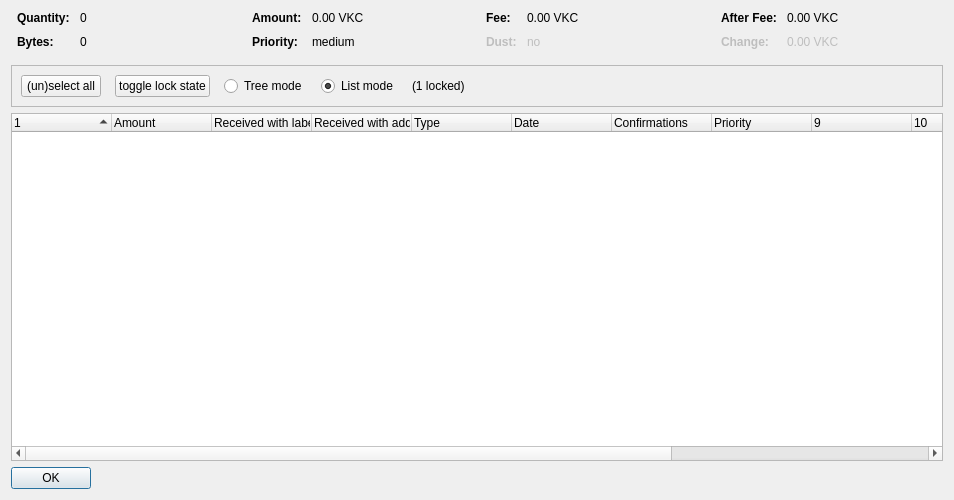
<?xml version="1.0" encoding="UTF-8"?>
<ui version="4.0">
 <class>CoinControlDialog</class>
 <widget class="QDialog" name="CoinControlDialog">
  <property name="geometry">
   <rect>
    <x>0</x>
    <y>0</y>
    <width>954</width>
    <height>500</height>
   </rect>
  </property>
  <property name="windowTitle">
   <string>Coin Selection</string>
  </property>
  <layout class="QVBoxLayout" name="verticalLayout">
   <item>
    <layout class="QHBoxLayout" name="horizontalLayoutTop" stretch="0,0,0,0">
     <property name="topMargin">
      <number>0</number>
     </property>
     <property name="bottomMargin">
      <number>10</number>
     </property>
     <item>
      <layout class="QFormLayout" name="formLayoutCoinControl1">
       <property name="horizontalSpacing">
        <number>10</number>
       </property>
       <property name="verticalSpacing">
        <number>10</number>
       </property>
       <property name="leftMargin">
        <number>6</number>
       </property>
       <property name="rightMargin">
        <number>6</number>
       </property>
       <item row="0" column="0">
        <widget class="QLabel" name="labelCoinControlQuantityText">
         <property name="font">
          <font>
           <weight>75</weight>
           <bold>true</bold>
          </font>
         </property>
         <property name="text">
          <string>Quantity:</string>
         </property>
        </widget>
       </item>
       <item row="0" column="1">
        <widget class="QLabel" name="labelCoinControlQuantity">
         <property name="cursor">
          <cursorShape>IBeamCursor</cursorShape>
         </property>
         <property name="contextMenuPolicy">
          <enum>Qt::ActionsContextMenu</enum>
         </property>
         <property name="text">
          <string notr="true">0</string>
         </property>
         <property name="textInteractionFlags">
          <set>Qt::LinksAccessibleByMouse|Qt::TextSelectableByKeyboard|Qt::TextSelectableByMouse</set>
         </property>
        </widget>
       </item>
       <item row="1" column="0">
        <widget class="QLabel" name="labelCoinControlBytesText">
         <property name="font">
          <font>
           <weight>75</weight>
           <bold>true</bold>
          </font>
         </property>
         <property name="text">
          <string>Bytes:</string>
         </property>
        </widget>
       </item>
       <item row="1" column="1">
        <widget class="QLabel" name="labelCoinControlBytes">
         <property name="cursor">
          <cursorShape>IBeamCursor</cursorShape>
         </property>
         <property name="contextMenuPolicy">
          <enum>Qt::ActionsContextMenu</enum>
         </property>
         <property name="text">
          <string notr="true">0</string>
         </property>
         <property name="textInteractionFlags">
          <set>Qt::LinksAccessibleByMouse|Qt::TextSelectableByKeyboard|Qt::TextSelectableByMouse</set>
         </property>
        </widget>
       </item>
      </layout>
     </item>
     <item>
      <layout class="QFormLayout" name="formLayoutCoinControl2">
       <property name="horizontalSpacing">
        <number>10</number>
       </property>
       <property name="verticalSpacing">
        <number>10</number>
       </property>
       <property name="leftMargin">
        <number>6</number>
       </property>
       <property name="rightMargin">
        <number>6</number>
       </property>
       <item row="0" column="0">
        <widget class="QLabel" name="labelCoinControlAmountText">
         <property name="font">
          <font>
           <weight>75</weight>
           <bold>true</bold>
          </font>
         </property>
         <property name="text">
          <string>Amount:</string>
         </property>
        </widget>
       </item>
       <item row="0" column="1">
        <widget class="QLabel" name="labelCoinControlAmount">
         <property name="cursor">
          <cursorShape>IBeamCursor</cursorShape>
         </property>
         <property name="contextMenuPolicy">
          <enum>Qt::ActionsContextMenu</enum>
         </property>
         <property name="text">
          <string notr="true">0.00 VKC</string>
         </property>
         <property name="textInteractionFlags">
          <set>Qt::LinksAccessibleByMouse|Qt::TextSelectableByKeyboard|Qt::TextSelectableByMouse</set>
         </property>
        </widget>
       </item>
       <item row="1" column="0">
        <widget class="QLabel" name="labelCoinControlPriorityText">
         <property name="font">
          <font>
           <weight>75</weight>
           <bold>true</bold>
          </font>
         </property>
         <property name="text">
          <string>Priority:</string>
         </property>
        </widget>
       </item>
       <item row="1" column="1">
        <widget class="QLabel" name="labelCoinControlPriority">
         <property name="cursor">
          <cursorShape>IBeamCursor</cursorShape>
         </property>
         <property name="contextMenuPolicy">
          <enum>Qt::ActionsContextMenu</enum>
         </property>
         <property name="text">
          <string>medium</string>
         </property>
         <property name="textInteractionFlags">
          <set>Qt::LinksAccessibleByMouse|Qt::TextSelectableByKeyboard|Qt::TextSelectableByMouse</set>
         </property>
        </widget>
       </item>
      </layout>
     </item>
     <item>
      <layout class="QFormLayout" name="formLayoutCoinControl3">
       <property name="horizontalSpacing">
        <number>10</number>
       </property>
       <property name="verticalSpacing">
        <number>10</number>
       </property>
       <property name="leftMargin">
        <number>6</number>
       </property>
       <property name="rightMargin">
        <number>6</number>
       </property>
       <item row="0" column="0">
        <widget class="QLabel" name="labelCoinControlFeeText">
         <property name="font">
          <font>
           <weight>75</weight>
           <bold>true</bold>
          </font>
         </property>
         <property name="text">
          <string>Fee:</string>
         </property>
        </widget>
       </item>
       <item row="0" column="1">
        <widget class="QLabel" name="labelCoinControlFee">
         <property name="cursor">
          <cursorShape>IBeamCursor</cursorShape>
         </property>
         <property name="contextMenuPolicy">
          <enum>Qt::ActionsContextMenu</enum>
         </property>
         <property name="text">
          <string notr="true">0.00 VKC</string>
         </property>
         <property name="textInteractionFlags">
          <set>Qt::LinksAccessibleByMouse|Qt::TextSelectableByKeyboard|Qt::TextSelectableByMouse</set>
         </property>
        </widget>
       </item>
       <item row="1" column="0">
        <widget class="QLabel" name="labelCoinControlLowOutputText">
         <property name="enabled">
          <bool>false</bool>
         </property>
         <property name="font">
          <font>
           <weight>75</weight>
           <bold>true</bold>
          </font>
         </property>
         <property name="text">
          <string>Dust:</string>
         </property>
        </widget>
       </item>
       <item row="1" column="1">
        <widget class="QLabel" name="labelCoinControlLowOutput">
         <property name="enabled">
          <bool>false</bool>
         </property>
         <property name="cursor">
          <cursorShape>IBeamCursor</cursorShape>
         </property>
         <property name="contextMenuPolicy">
          <enum>Qt::ActionsContextMenu</enum>
         </property>
         <property name="text">
          <string>no</string>
         </property>
         <property name="textInteractionFlags">
          <set>Qt::LinksAccessibleByMouse|Qt::TextSelectableByKeyboard|Qt::TextSelectableByMouse</set>
         </property>
        </widget>
       </item>
      </layout>
     </item>
     <item>
      <layout class="QFormLayout" name="formLayoutCoinControl4">
       <property name="horizontalSpacing">
        <number>10</number>
       </property>
       <property name="verticalSpacing">
        <number>10</number>
       </property>
       <property name="leftMargin">
        <number>6</number>
       </property>
       <property name="rightMargin">
        <number>6</number>
       </property>
       <item row="0" column="0">
        <widget class="QLabel" name="labelCoinControlAfterFeeText">
         <property name="font">
          <font>
           <weight>75</weight>
           <bold>true</bold>
          </font>
         </property>
         <property name="text">
          <string>After Fee:</string>
         </property>
        </widget>
       </item>
       <item row="0" column="1">
        <widget class="QLabel" name="labelCoinControlAfterFee">
         <property name="cursor">
          <cursorShape>IBeamCursor</cursorShape>
         </property>
         <property name="contextMenuPolicy">
          <enum>Qt::ActionsContextMenu</enum>
         </property>
         <property name="text">
          <string notr="true">0.00 VKC</string>
         </property>
         <property name="textInteractionFlags">
          <set>Qt::LinksAccessibleByMouse|Qt::TextSelectableByKeyboard|Qt::TextSelectableByMouse</set>
         </property>
        </widget>
       </item>
       <item row="1" column="0">
        <widget class="QLabel" name="labelCoinControlChangeText">
         <property name="enabled">
          <bool>false</bool>
         </property>
         <property name="font">
          <font>
           <weight>75</weight>
           <bold>true</bold>
          </font>
         </property>
         <property name="text">
          <string>Change:</string>
         </property>
        </widget>
       </item>
       <item row="1" column="1">
        <widget class="QLabel" name="labelCoinControlChange">
         <property name="enabled">
          <bool>false</bool>
         </property>
         <property name="cursor">
          <cursorShape>IBeamCursor</cursorShape>
         </property>
         <property name="contextMenuPolicy">
          <enum>Qt::ActionsContextMenu</enum>
         </property>
         <property name="text">
          <string notr="true">0.00 VKC</string>
         </property>
         <property name="textInteractionFlags">
          <set>Qt::LinksAccessibleByMouse|Qt::TextSelectableByKeyboard|Qt::TextSelectableByMouse</set>
         </property>
        </widget>
       </item>
      </layout>
     </item>
    </layout>
   </item>
   <item>
    <widget class="QFrame" name="frame">
     <property name="minimumSize">
      <size>
       <width>0</width>
       <height>40</height>
      </size>
     </property>
     <property name="frameShape">
      <enum>QFrame::StyledPanel</enum>
     </property>
     <property name="frameShadow">
      <enum>QFrame::Sunken</enum>
     </property>
     <layout class="QHBoxLayout" name="horizontalLayout">
      <item>
       <layout class="QHBoxLayout" name="horizontalLayoutPanel" stretch="0,0,0,0,0,0">
        <property name="spacing">
         <number>14</number>
        </property>
        <item>
         <widget class="QPushButton" name="pushButtonSelectAll">
          <property name="sizePolicy">
           <sizepolicy hsizetype="Maximum" vsizetype="Fixed">
            <horstretch>0</horstretch>
            <verstretch>0</verstretch>
           </sizepolicy>
          </property>
          <property name="text">
           <string>(un)select all</string>
          </property>
          <property name="autoDefault">
           <bool>false</bool>
          </property>
         </widget>
        </item>
        <item>
         <widget class="QPushButton" name="pushButtonToggleLock">
          <property name="sizePolicy">
           <sizepolicy hsizetype="Maximum" vsizetype="Fixed">
            <horstretch>0</horstretch>
            <verstretch>0</verstretch>
           </sizepolicy>
          </property>
          <property name="text">
           <string>toggle lock state</string>
          </property>
          <property name="autoDefault">
           <bool>false</bool>
          </property>
         </widget>
        </item>
        <item>
         <widget class="QRadioButton" name="radioTreeMode">
          <property name="sizePolicy">
           <sizepolicy hsizetype="Maximum" vsizetype="Fixed">
            <horstretch>0</horstretch>
            <verstretch>0</verstretch>
           </sizepolicy>
          </property>
          <property name="text">
           <string>Tree mode</string>
          </property>
         </widget>
        </item>
        <item>
         <widget class="QRadioButton" name="radioListMode">
          <property name="sizePolicy">
           <sizepolicy hsizetype="Maximum" vsizetype="Fixed">
            <horstretch>0</horstretch>
            <verstretch>0</verstretch>
           </sizepolicy>
          </property>
          <property name="text">
           <string>List mode</string>
          </property>
          <property name="checked">
           <bool>true</bool>
          </property>
         </widget>
        </item>
        <item>
         <widget class="QLabel" name="labelLocked">
          <property name="text">
           <string>(1 locked)</string>
          </property>
         </widget>
        </item>
        <item>
         <spacer name="horizontalSpacer">
          <property name="orientation">
           <enum>Qt::Horizontal</enum>
          </property>
          <property name="sizeHint" stdset="0">
           <size>
            <width>40</width>
            <height>20</height>
           </size>
          </property>
         </spacer>
        </item>
       </layout>
      </item>
     </layout>
    </widget>
   </item>
   <item>
    <widget class="CoinControlTreeWidget" name="treeWidget">
     <property name="contextMenuPolicy">
      <enum>Qt::CustomContextMenu</enum>
     </property>
     <property name="sortingEnabled">
      <bool>false</bool>
     </property>
     <property name="columnCount">
      <number>13</number>
     </property>
     <attribute name="headerShowSortIndicator" stdset="0">
      <bool>true</bool>
     </attribute>
     <attribute name="headerStretchLastSection">
      <bool>false</bool>
     </attribute>
     <column>
      <property name="text">
       <string/>
      </property>
     </column>
     <column>
      <property name="text">
       <string>Amount</string>
      </property>
     </column>
     <column>
      <property name="text">
       <string>Received with label</string>
      </property>
     </column>
     <column>
      <property name="text">
       <string>Received with address</string>
      </property>
     </column>
     <column>
      <property name="text">
	<string>Type</string>
      </property>
     </column>
     <column>
      <property name="text">
       <string>Date</string>
      </property>
     </column>
     <column>
      <property name="text">
       <string>Confirmations</string>
      </property>
      <property name="toolTip">
       <string>Confirmed</string>
      </property>
     </column>
     <column>
      <property name="text">
       <string>Priority</string>
      </property>
     </column>
     <column>
      <property name="text">
       <string/>
      </property>
     </column>
     <column>
      <property name="text">
       <string/>
      </property>
     </column>
     <column>
      <property name="text">
       <string/>
      </property>
     </column>
     <column>
      <property name="text">
       <string/>
      </property>
     </column>
     <column>
      <property name="text">
       <string/>
      </property>
     </column>
    </widget>
   </item>
   <item>
    <widget class="QDialogButtonBox" name="buttonBox">
     <property name="sizePolicy">
      <sizepolicy hsizetype="Maximum" vsizetype="Fixed">
       <horstretch>0</horstretch>
       <verstretch>0</verstretch>
      </sizepolicy>
     </property>
     <property name="orientation">
      <enum>Qt::Horizontal</enum>
     </property>
     <property name="standardButtons">
      <set>QDialogButtonBox::Ok</set>
     </property>
    </widget>
   </item>
  </layout>
 </widget>
 <customwidgets>
  <customwidget>
   <class>CoinControlTreeWidget</class>
   <extends>QTreeWidget</extends>
   <header>coincontroltreewidget.h</header>
  </customwidget>
 </customwidgets>
 <resources/>
 <connections/>
</ui>
